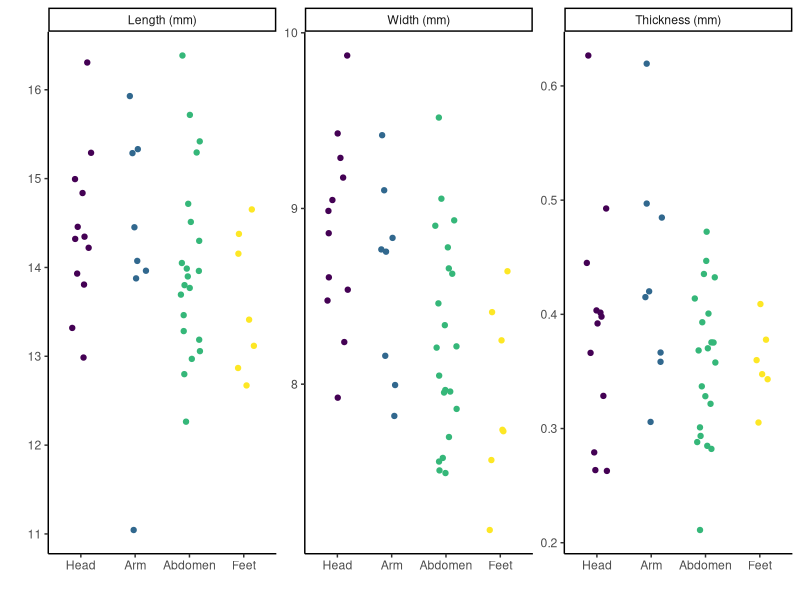
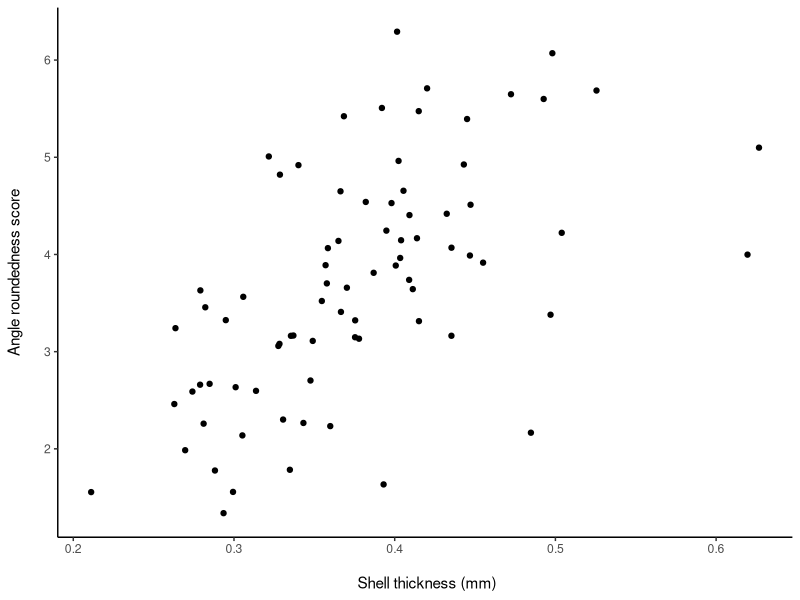
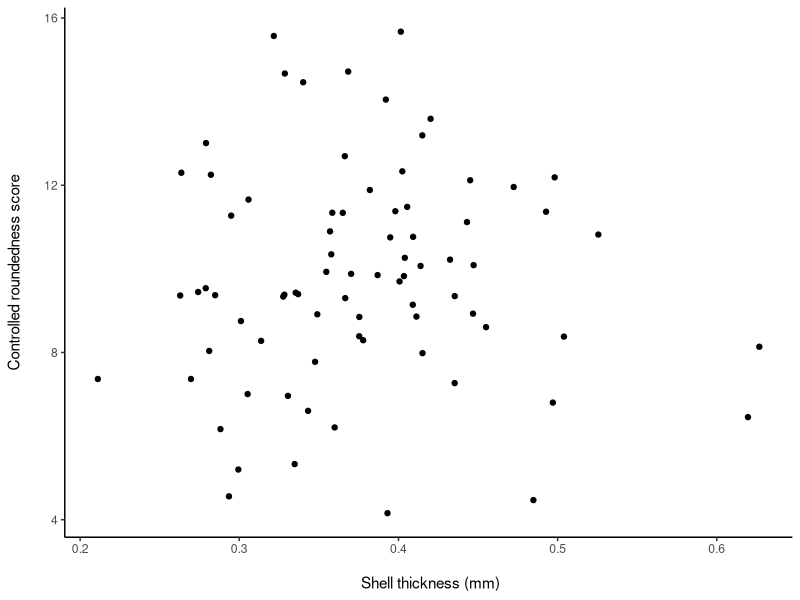
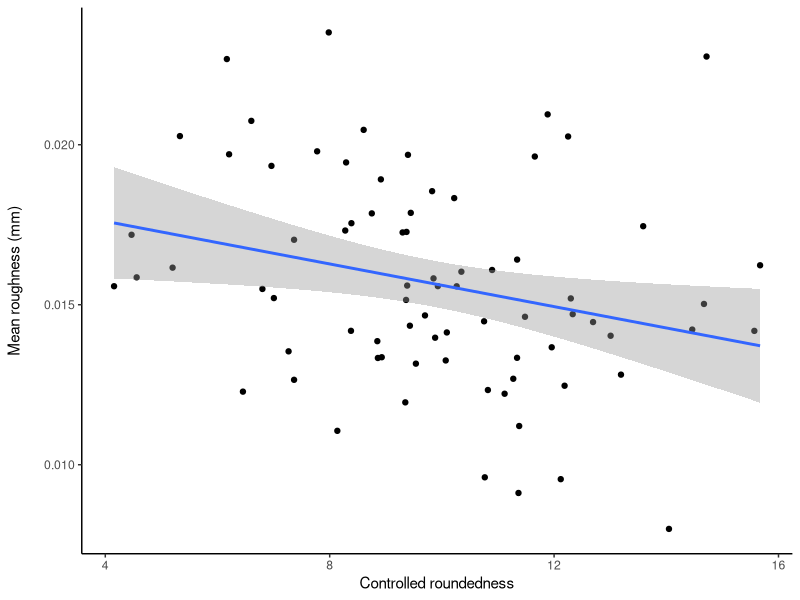
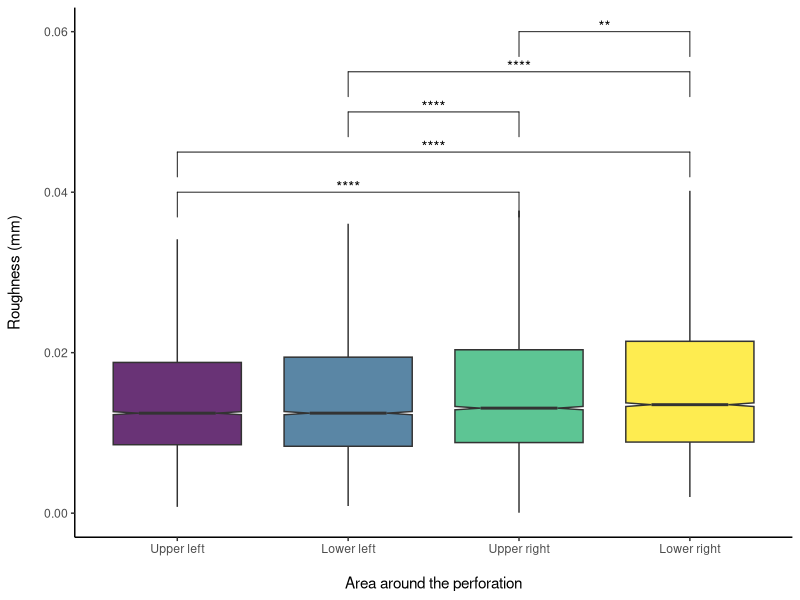
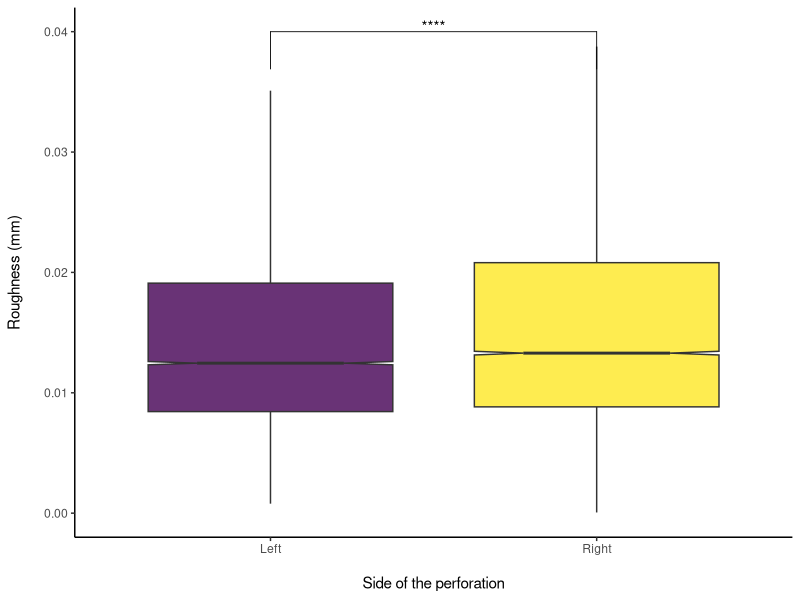
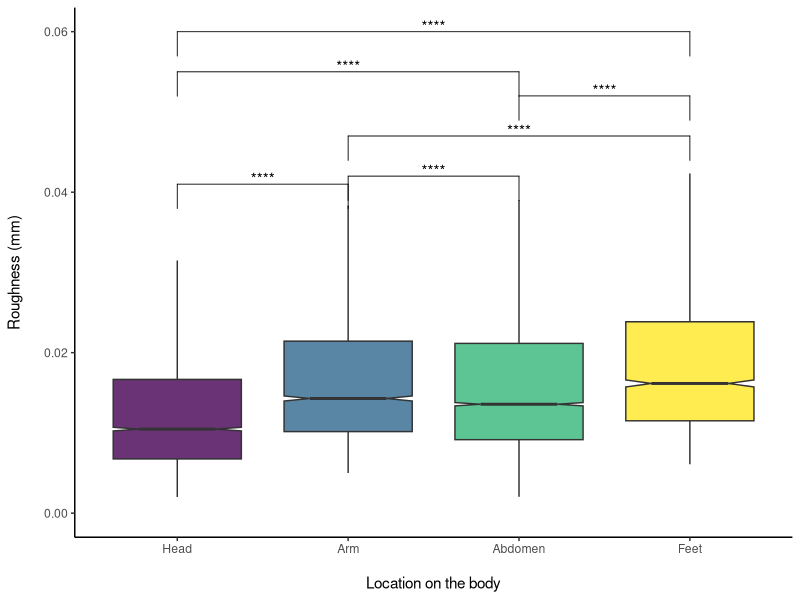
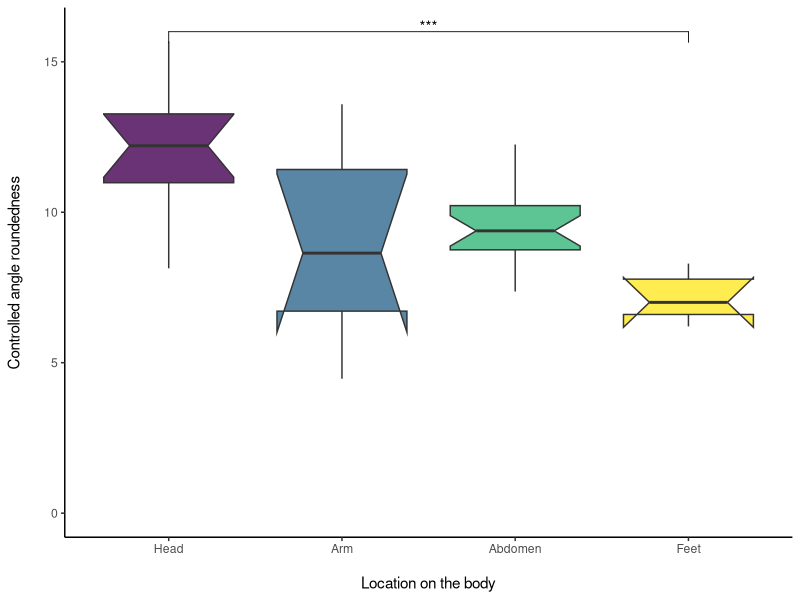

Generate these figures, in order, with R:
## ---- chunk 1

library(tidyverse) # for dataset manipulation
library(ggpubr)

knitr::opts_chunk$set(warning=F, message=F, echo =F) # Setting up the chunk settings for all chunks

## ---- chunk 2

shells_ds <- read_csv("SI2_dataset.csv")

## ---- chunk 3

# Print the measurements
shells_ds %>% 
  filter(Taxon == "Glycymeris") %>% 
  dplyr::select(PF, Length, Width, Thickness)

## ---- chunk 4

shells_ds %>% 
  filter(Taxon == "Glycymeris") %>% 
  summarize(mean_Length = round(mean(Length), digits = 2),
            mean_width = round(mean(Width), digits = 2),
            mean_thickness = round(mean(Thickness), digits = 2))

## ---- chunk 5

tumbled_ds <- read_csv("Tumbling_experiment.csv")

# Focusing only on the measurements after 2 rounds of tumbling, as this is what I have data for
tumbled_ds %>% 
  filter(Tumble_n == 2, Species != "Unknown") %>% 
  group_by(Species) %>% 
  summarize(mean_thickness = round(mean(Thickness, na.rm = T), digits = 2))

## ---- chunk 6

rustica <- shells_ds %>% 
  filter(Taxon == "Columbella rustica") %>% 
  mutate(Location = factor(Location, 
                           levels = c("Head","Arm","Abdomen","Feet", "Sediment","Leg","Washed away"), 
                           ordered = TRUE)) # Leg is one shell found near the long bone that is washing away

# Calculate the min, mean, and max values
rustica %>% 
  pivot_longer(cols = c("Length", "Width", "RatioAreaPerf"),
               names_to = "variable",
               values_to = "value") %>% 
  group_by(variable) %>% 
  filter(!is.na(value)) %>% # ignore NAs
  summarize(min = round(min(value), digits = 2), 
            mean = round(mean(value), digits = 2), 
            max = round(max(value), digits = 2))

## ---- chunk 7

library(readxl)
human_remains <- read_excel("HumanRemainsCoordinates2022.xlsx", sheet = "AllIdentifiedBones") %>% 
  filter(`GIS labels` != "Unknown" | Nature == "Human") # focus on bones identified as human

## ---- chunk 8

# create a new dataset that takes only the necessary variables
human_remains_reformatted <- human_remains %>% 
  dplyr::select(PF = Description, 
                Lot = FeatureType,
                x = Easting_1,
                y = Northing_1,
                z = Elevation_1,
                Taxon = "GIS labels")

# Add the second shots and the middle position (so that long bone have 3 points considered)

human_remains_reformatted <- human_remains_reformatted %>% 
  rbind(human_remains %>% 
          dplyr::select(PF = Description, 
                Lot = FeatureType,
                x = Easting_2,
                y = Northing_2,
                z = Elevation_2,
                Taxon = "GIS labels")) %>% 
  rbind(human_remains %>% 
          dplyr::select(PF = Description, 
                Lot = FeatureType,
                x = Easting_midpoint,
                y = Northing_midpoint,
                z = Elevation_midpoint,
                Taxon = "GIS labels"))

rm(human_remains) # clean up unnecessary datasets

# Create a new dataset for the ornaments only
shells_reformatted <- shells_ds %>% 
  dplyr::select(PF, Lot, x, y, z, Taxon) %>% 
  filter(!is.na(x))

# bind the two datasets so they can be compared using "dist"
both <- human_remains_reformatted %>% 
  rbind(shells_reformatted)

rm(shells_reformatted)

# Calculating distance between the bones and the shells
newNames <- str_c(both$Taxon, "_", both$PF)
d <- as.matrix(dist(both[,3:5]))
colnames(d) <- newNames
rownames(d) <- newNames

# Filtering the data
library(reshape2)

artifact_distances <- melt(d, varnames = c("ID1", "ID2"))

# Filtering the closest artifacts to bones
artifact_distances <- artifact_distances %>% 
  mutate(ID1 = as.character(ID1),
         ID2 = as.character(ID2)) %>% 
  filter(stringr::str_detect(ID1, "^Columbella")) %>%  # keep only the entries with Columbella in first column
  filter(!stringr::str_detect(ID2, "^Columbella")) %>% # remove entries where columbellae are close to other columbellae
  filter(!stringr::str_detect(ID2, "^Glycymeris")) %>%# remove entries where columbellae are close to Glycymeris pendants
  filter(value <= 0.03, ID1 != ID2) %>% 
  arrange(ID1, ID2, desc(value)) %>%  # this is so we keep the highest distance between an ornament and its closest bone
  distinct(ID1, ID2, .keep_all = T) %>% 
  arrange(ID1)

rm(both, d)

## ---- chunk 9

rustica %>% 
  filter(Group == "Y") %>% 
  count(Location)

## ---- chunk 10

# Focus only on the shells that were in clear association with a body part (not looking at ones in sediment).
rustica_groups <- rustica %>%
    filter(Group == "Y") 

library(ggpubr) # for compare_means

plot.size.per.group <- function(ds){
  
  ds.long <- ds %>% 
    tidyr::gather(key="measure", value="value", c("Length", "Width", "Thickness")) %>% 
    
    # Set the position and measure as factors so I can put them in order to see if there is a pattern
    mutate(Location = factor(Location, levels = c("Head","Arm","Abdomen","Feet"),
                                      ordered = TRUE),
           measure = factor(measure, levels = c("Length", "Width", "Thickness"),
                                      ordered = TRUE)) %>% 
    filter(!is.na(value)) # Remove entries without data

  # Compare the groups to see if they are similar or not.
  stat.test <- compare_means(value~Location, ds.long, group.by = "measure", p.adjust.methods = "bonferroni")
  
  # Keep only the significant differences and define their position
  stat.test <<- stat.test %>% 
    filter(p.adj < 0.05) %>% 
    mutate(y.position = c(0.025)) # But there aren't any significant ones

  # Create a labeller variable for a clean graph
  variable_labeller <- as_labeller(c(
    "Length" = "Length (mm)",
    "Width" = "Width (mm)",
    "Thickness" = "Thickness (mm)"
  ))

  # Dodge with width 0.1
  posn_d <- position_dodge(width = 0.1)

  # Plot the boxplots per variable with the significance of the Wilcoxon test
  p <- ds.long %>% 
    ggplot(aes(group=Location, x=Location, y=value, color = Location)) +
    geom_jitter(width = 0.2) +
    stat_summary(fun.data = mean_sdl, fun.args = list(mult = 1), color ="black") +
    facet_wrap(~measure, ncol = 3, labeller=variable_labeller, scales = "free_y") +
    #stat_pvalue_manual(stat.test, label = "p.signif") +
    xlab("") + ylab("") +
    theme_classic() +
    theme(legend.position = "none")

  print(p)
  
}

plot.size.per.group(rustica_groups)

## ---- chunk 11

angles <- read_csv("AngleAnalysis/VirtualGoniometer_Measurements.csv")

# Get PF and Lot numbers from mesh name
angles <- angles %>% 
  separate('Mesh Name', c("Lot","PF")) %>% 
  mutate(PF = as.numeric(PF)) %>% 
  filter(!is.na(PF))

angles_sides <- angles %>% 
  dplyr::select(c(PF, Lot, Angle, Position)) %>% 
  pivot_wider(names_from = Position,
              values_from = Angle)

# writing my function to use inside mutate
normalize <- function(x) (x-min(x))/(max(x)-min(x))

angles_sides <- angles_sides %>% 
  mutate(across(N:NE, normalize)) %>% # run the function on the angles to normalize them 
  rowwise() %>% 
  mutate(sumScore = sum(c_across(N:NE))) %>% # compute the cum of the normalized values for each shell
  arrange(desc(sumScore))

## ---- chunk 12

# Is this just related to thickness?
angles_sides %>%
  left_join(rustica, by = "PF") %>%
  ggplot(aes(x=Thickness, y=sumScore)) + 
  geom_point() +
  theme_classic() +
  xlab("\n Shell thickness (mm)") + ylab("Angle roundedness score\n")

# Yes it is. Can we control for Thickness to get actual roundedness?
controlled_angles <- angles_sides %>% 
  left_join(rustica, by = "PF") %>% 
  mutate(controlledScore = sumScore/Thickness) %>% 
  arrange(desc(controlledScore))

controlled_angles %>%
  ggplot(aes(x=Thickness, y=controlledScore)) + 
  geom_point() +
  theme_classic() +
  xlab("\n Shell thickness (mm)") + ylab("Controlled roundedness score\n")

## ---- chunk 13

# This code was written by AZ to clean the raw dataset and sample 100 entries per perforation part per shell (so 400 points per shell)

# set.seed(123) # for reproducibility
# 
# roughness_all <- read_csv("Shell_roughness_all.csv")
# 
# roughness_sampled <- roughness_all %>% 
#   drop_na() %>% 
#   group_by(PF, perf.area ) %>% 
#   sample_n(100) %>%
#   mutate(perf.side =
#                      case_when(perf.area == "lower left" ~ "Left", 
#                                perf.area == "upper left" ~ "Left",
#                                perf.area == "lower right" ~ "Right",
#                                perf.area == "upper right" ~ "Right"))
# 
# write_csv(roughness_sampled, file="Shell_roughness_sample.csv")

## ---- chunk 14

roughness_sampled <- read_csv("Shell_roughness_sample.csv")

# link the data with the rustica dataset to get the latest Location for each shell and reformat the perf.area to ordered factors (CGM code)

rustica_locations <- rustica %>% 
  dplyr::select(PF, Location, Group)

roughness_sampled <- roughness_sampled %>% 
  left_join(rustica_locations, by = "PF") %>% 
  mutate(perf.area = factor(perf.area, 
                            levels = c("upper left", "lower left", "upper right", "lower right"),
                            labels = c("Upper left", "Lower left", "Upper right", "Lower right"),
                            ordered = T),
         perf.side = factor(perf.side, levels = c("Left","Right"), ordered = T))

## ---- chunk 15

# The first thing to do is to compare the two methods of assessing use-wear

# computing averages per shell
roughness_avg <- roughness_sampled %>% 
  group_by(PF) %>% 
  summarize(mean_roughness = mean(roughness)) %>% 
  ungroup()

use_wear <- controlled_angles %>% 
  dplyr::select(c(PF, Location, Group, x, y, z, Length, Width, Thickness, AreaPerf, controlledScore)) %>% 
  left_join(roughness_avg, by = "PF") %>% 
  filter(!is.na(mean_roughness)) # keep only the shells where we calculated both

# Plot the relationship between angles and roughness
use_wear %>% 
  ggplot(aes(x = controlledScore, y = mean_roughness)) + 
  geom_point() +
  ylab("Mean roughness (mm)\n") + xlab("Controlled roundedness") + 
  geom_smooth(method = "lm") +
  theme_classic()

# And calculate its significance
cor.test(use_wear$controlledScore, use_wear$mean_roughness)

## ---- chunk 16

# Compare the groups to see if they are similar or not.
stat.test <- compare_means(roughness~perf.area, data=roughness_sampled, p.adjust.methods = "bonferroni")
  
# Keep only the significant differences and define their position
stat.test <- stat.test %>% 
  filter(p.adj < 0.05) %>% 
  mutate(y.position = c(0.04, 0.045, 0.05, 0.055, 0.06)) 

ggplot(roughness_sampled) + 
  geom_boxplot(aes(x = perf.area, y = roughness, fill = perf.area), 
               outlier.shape = NA, alpha = 0.8, notch = TRUE, notchwidth = 0.6) + 
  coord_cartesian(ylim = c(0, 0.06)) +
  stat_pvalue_manual(stat.test, label = "p.signif") +
  theme_classic() + 
  theme(legend.position = "none") +
  xlab("\nArea around the perforation") + ylab("Roughness (mm)\n")

## ---- chunk 17

#AZ code
pairwise.wilcox.test(roughness_sampled$roughness, roughness_sampled$perf.area, p.adjust.method = "bonferroni")

## ---- chunk 18

#AZ code
kruskal.test(roughness ~ perf.side, data = roughness_sampled)

## ---- chunk 19

# Compare the groups to see if they are similar or not.
stat.test <- compare_means(roughness~perf.side, data=roughness_sampled, p.adjust.methods = "bonferroni")
  
# Keep only the significant differences and define their position
stat.test <- stat.test %>% 
  filter(p.adj < 0.05) %>% 
  mutate(y.position = c(0.04)) 

ggplot(roughness_sampled) + 
  geom_boxplot(aes(x = perf.side, y = roughness, fill = perf.side), 
               outlier.shape = NA, alpha = 0.8, notch = TRUE, notchwidth = 0.6) + 
  coord_cartesian(ylim = c(0, 0.04)) +
  stat_pvalue_manual(stat.test, label = "p.signif") +
  theme_classic() + 
  theme(legend.position = "none") +
  xlab("\nSide of the perforation") + ylab("Roughness (mm)\n")

## ---- chunk 20

# Compare the groups to see if they are similar or not.
# Focusing only on the shells within arrangements

roughness_sampled_arr <- roughness_sampled %>% 
  filter(Group == "Y")

stat.test <- compare_means(roughness~Location, data=roughness_sampled_arr, p.adjust.methods = "bonferroni")
  
# Keep only the significant differences and define their position
stat.test <- stat.test %>% 
  filter(p.adj < 0.05) %>% 
  mutate(y.position = c(0.041, 0.055, 0.06, 
                        0.042, 0.047,
                        0.052)) 

ggplot(roughness_sampled_arr) + 
  geom_boxplot(aes(x = Location, y = roughness, fill = Location), 
               outlier.shape = NA, alpha = 0.8, notch = TRUE, notchwidth = 0.6) + 
  coord_cartesian(ylim = c(0, 0.06)) +
  stat_pvalue_manual(stat.test, label = "p.signif") +
  theme_classic() + 
  theme(legend.position = "none") +
  xlab("\nLocation on the body") + ylab("Roughness (mm)\n")

## ---- chunk 21

# Compare the groups to see if they are similar or not.
# Focusing only on the shells within arrangements

use_wear_arr <- use_wear %>% 
  filter(Group == "Y")

stat.test <- compare_means(controlledScore~Location, data=use_wear_arr, p.adjust.methods = "bonferroni")
  
# Keep only the significant differences and define their position
stat.test <- stat.test %>% 
  filter(p.adj < 0.05) %>% 
  mutate(y.position = c(16)) 

ggplot(use_wear_arr) + 
  geom_boxplot(aes(x = Location, y = controlledScore, fill = Location), 
               outlier.shape = NA, alpha = 0.8, notch = TRUE, notchwidth = 0.6) + 
  coord_cartesian(ylim = c(0, 16)) +
  stat_pvalue_manual(stat.test, label = "p.signif") +
  theme_classic() + 
  theme(legend.position = "none") +
  xlab("\nLocation on the body") + ylab("Controlled angle roundedness\n")

## ---- chunk 22

#AZ code (modified by CGM to consider the means rather than the sampled data to be a better comparison with the angle data)
pairwise.wilcox.test(use_wear_arr$mean_roughness, use_wear_arr$Location, p.adjust.method = "bonferroni")

## ---- chunk 23

#AZ code
pairwise.wilcox.test(use_wear_arr$controlledScore, use_wear_arr$Location, p.adjust.method = "bonferroni")

## ---- chunk 24

use_wear %>% 
  ggplot() +
  geom_point(aes(x=x, y=y, color = mean_roughness, shape = Location), size = 2) +
  scale_color_distiller(palette = "YlGnBu") +
  coord_cartesian() +
  theme_classic() +
  xlab("Longitude") + ylab("Latitude")

## ---- chunk 25

# Is mean roughness correlated with Length?
cor.test(use_wear$Length, use_wear$mean_roughness)

use_wear %>% 
  ggplot(aes(x = Length, y = mean_roughness)) + 
  geom_point() +
  ylab("Average roughness (mm)\n") + xlab("Length") + 
  geom_smooth(method = "lm") +
  theme_classic()

# What about the controlled scores?
cor.test(use_wear$Length, use_wear$controlledScore)

use_wear %>% 
  ggplot(aes(x = Length, y = controlledScore)) + 
  geom_point() +
  ylab("Controlled summed angles\n") + xlab("Length") + 
  geom_smooth(method = "lm") +
  theme_classic()

## ---- chunk 26

# Is mean roughness correlated with Length?
cor.test(use_wear$AreaPerf, use_wear$mean_roughness)

use_wear %>% 
  ggplot(aes(x = AreaPerf, y = mean_roughness)) + 
  geom_point() +
  ylab("Average roughness (mm)\n") + xlab("Perforation area (mm2)") + 
  geom_smooth(method = "lm") +
  theme_classic()

# What about the controlled scores?
cor.test(use_wear$AreaPerf, use_wear$controlledScore)

use_wear %>% 
  ggplot(aes(x = AreaPerf, y = controlledScore)) + 
  geom_point() +
  ylab("Controlled summed angles\n") + xlab("Perforation area (mm2)") + 
  geom_smooth(method = "lm") +
  theme_classic()

## ---- chunk 27

# Is mean roughness correlated with thickness?
cor.test(use_wear$Thickness, use_wear$mean_roughness)

use_wear %>% 
  ggplot(aes(x = Thickness, y = mean_roughness)) + 
  geom_point() +
  ylab("Roughness (mm)\n") + xlab("Thickness") + 
  geom_smooth(method = "lm") +
  theme_classic()

## ---- chunk 28

rose.plot.facets <- function(ds){
  
  ds$bin.slope <- cut(x = ds$Slope,
                              breaks = c(-1,15,30,45,60,75,90),
                              labels = c("0-15","15-30","30-45","45-60","60-75","75-90"),
                              ordered_result = TRUE)

  ds$bin.or <- cut(x = ds$Orientation,
                              breaks = c(-1,15,45,75,105,135,165,195,225,255,285,315,345,360),
                              labels = c("N","NNE","NEE","E","SEE","SSE","S","SSW","SWW","W","NWW","NNW","N"),
                              ordered_result = TRUE)


  p <- ggplot(data = ds, aes(x = bin.or, fill = fct_rev(bin.slope))) +
    geom_bar() + 
    scale_x_discrete(drop = FALSE, labels = waiver()) +
    facet_grid(cols = vars(Location)) +
    coord_polar(start = -((30/2)/360) * 2*pi) +
    scale_fill_brewer(palette = "PuBu") +
    guides(fill=guide_legend(title="Slope")) +
    theme_classic() +
    theme(axis.title.x = element_blank()) 
  
  print(p)
  
}

library(viridis)
library(RColorBrewer)

rustica_groups %>% 
  filter(!is.na(Slope)) %>% 
  rose.plot.facets()

## ---- chunk 29

# Creating a function that returns the summary to avoid copying the same multiple lines of code over and over
summary_stats <- function(ds){
  ds %>% 
    summarise(
      max_roughness = max(roughness),
      min_roughness = min(roughness),
      mean_roughness = mean(roughness),
      stD_roughness = sd(roughness)
    )
}

roughness_sampled %>% 
  group_by(PF, perf.area) %>% 
  summary_stats()

## ---- chunk 30

roughness_sampled %>% 
  group_by(perf.area) %>% 
  summary_stats()

## ---- chunk 31

roughness_sampled %>% 
  group_by(perf.side) %>% 
  summary_stats()

## ---- chunk 32

roughness_sampled %>% 
  filter(Group == "Y") %>% 
  group_by(Location) %>% 
  summary_stats()

